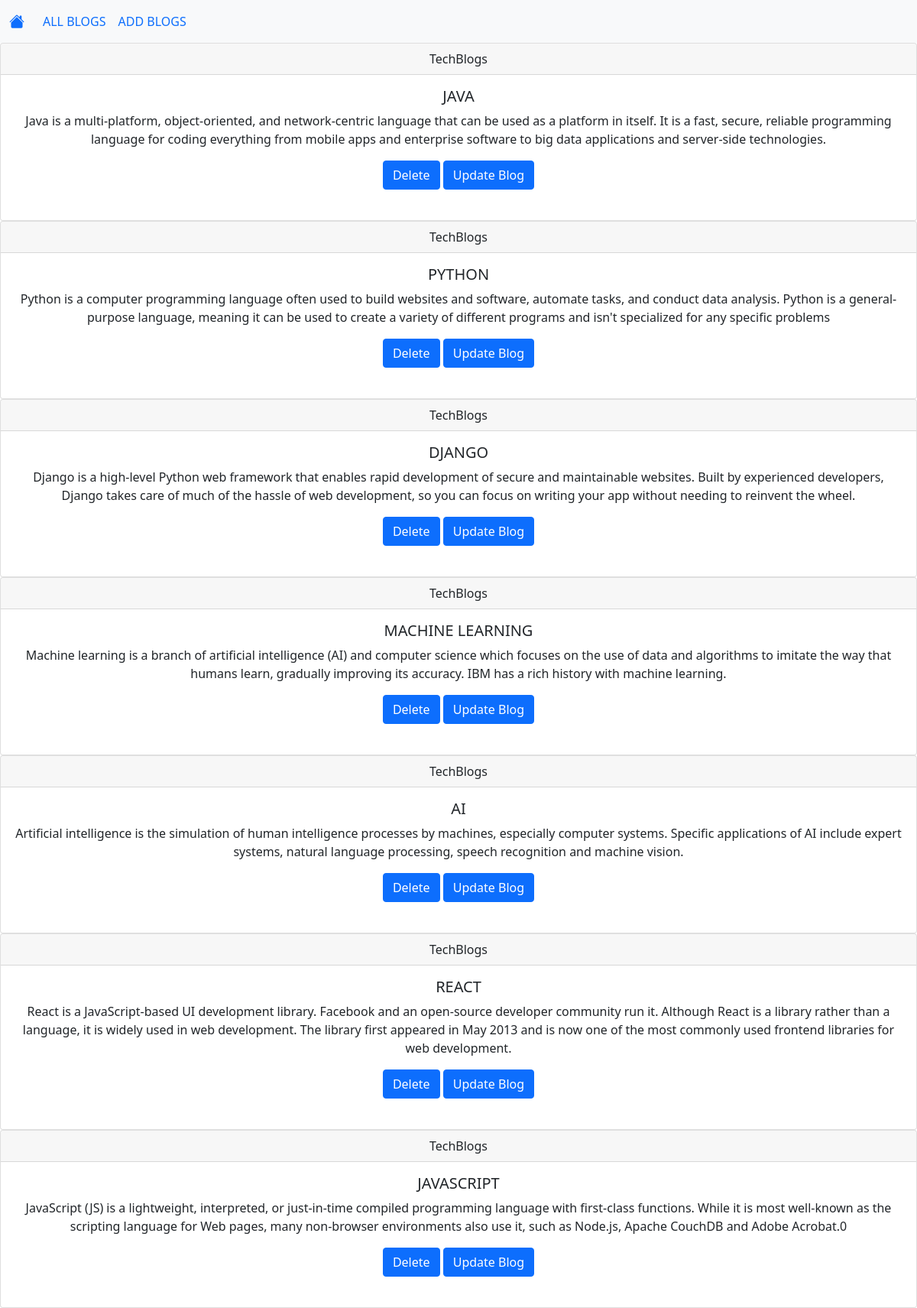
The page / on the database its author committed.
### App1/models.py (models this page shows)
class BlogModels(models.Model):
    title=models.CharField(max_length=20, blank=False)
    desc=models.TextField()

### App1/views.py (the view)
# urls.py: path("",views.home,name="Home"),
def home(request):
    blog_data = BlogModels.objects.all()
    context={"blog_data":blog_data}
    return render(request,"home.html",context)

### templates/home.html (shortened to what this page needs)
    {% extends "base.html" %}
    {% block body %}
    {% for i in blog_data%}
    <section id="sect1">
    <div class="card text-center">
        <div class="card-header">
          TechBlogs
        </div>
        <div class="card-body">
          <h5 class="card-title">{{i.title}}</h5>
          <p class="card-text">{{i.desc}}</p>
          <form action="{% url 'delete_blog' i.id %}" method="post" onsubmit="return delete_blog()">
              <input type="submit" value="Delete"class="btn btn-primary">
              <a href="{% url 'update' i.id%}" class="btn btn-primary">Update Blog </a>
      </form>
      <br>
        </div>
        </div>
</section>
        {% endfor %}
    {% endblock body %}

### templates/base.html (shortened to what this page needs)
<!DOCTYPE html>
<html lang="en">
<head>
    <link href="https://cdn.jsdelivr.net/npm/bootstrap@5.0.2/dist/css/bootstrap.min.css" rel="stylesheet">
    <link rel="stylesheet" href="https://cdn.jsdelivr.net/npm/bootstrap-icons@1.10.5/font/bootstrap-icons.css">
</head>
<body>
    {% include 'navbar.html' %}
    {% block body %}
    {% endblock body %}
</body>
</html>

### templates/navbar.html (shortened to what this page needs)
<!DOCTYPE html>
<html lang="en">
<head>
</head>
<body>
    <nav class="navbar navbar-expand-lg bg-light">
        <div class="container-fluid">
          <a class="navbar-brand" href="{% url 'Home' %}"><i class="bi bi-house-fill"></i></a>
          <div class="collapse navbar-collapse" id="navbarSupportedContent">
            <ul class="navbar-nav me-auto mb-2 mb-lg-0">
              <li class="nav-item">
                <a class="nav-link active" aria-current="page" href="{% url 'Home' %}">ALL BLOGS</a>
              </li>
              <li class="nav-item">
                <a class="nav-link" href="{% url 'addblog' %}">ADD BLOGS</a>
              </li>
            </ul>
          </div>
        </div>
      </nav>
</body>
</html>

### rows shown on the page
BlogModels: title "JAVA", desc "Java is a multi-platform, object-oriented, and network-centric language that can be used as a platform in itself. It is a fast, secure, reliable programming language for coding everything from mobile apps and enterprise software to big data applications and server-side technologies."
BlogModels: title "PYTHON", desc "Python is a computer programming language often used to build websites and software, automate tasks, and conduct data analysis. Python is a general-purpose language, meaning it can be used to create a variety of different programs and isn't specialized for any specific problems"
BlogModels: title "DJANGO", desc "Django is a high-level Python web framework that enables rapid development of secure and maintainable websites. Built by experienced developers, Django takes care of much of the hassle of web development, so you can focus on writing your app without needing to reinvent the wheel."
BlogModels: title "MACHINE LEARNING", desc "Machine learning is a branch of artificial intelligence (AI) and computer science which focuses on the use of data and algorithms to imitate the way that humans learn, gradually improving its accuracy. IBM has a rich history with machine learning."
BlogModels: title "AI", desc "Artificial intelligence is the simulation of human intelligence processes by machines, especially computer systems. Specific applications of AI include expert systems, natural language processing, speech recognition and machine vision."
BlogModels: title "REACT", desc "React is a JavaScript-based UI development library. Facebook and an open-source developer community run it. Although React is a library rather than a language, it is widely used in web development. The library first appeared in May 2013 and is now one of the most commonly used frontend libraries for web development."
BlogModels: title "JAVASCRIPT", desc "JavaScript (JS) is a lightweight, interpreted, or just-in-time compiled programming language with first-class functions. While it is most well-known as the scripting language for Web pages, many non-browser environments also use it, such as Node.js, Apache CouchDB and Adobe Acrobat.0"
